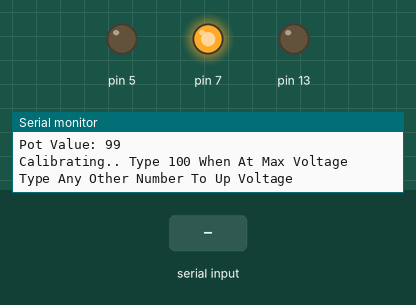
This sketch was run on a simulated Arduino Uno, built with avr-gcc and run on an emulated ATmega328P. Parts: output pins drawn as LEDs (lit = HIGH), the last lines printed to the serial monitor. The inputs (shaded band) are chosen by the test bench. Pins used as bus, display or sensor lines are not drawn.

Above: at 1.2 s.
1.3 s: "90,45\n" received over Serial
At 2.1 s:
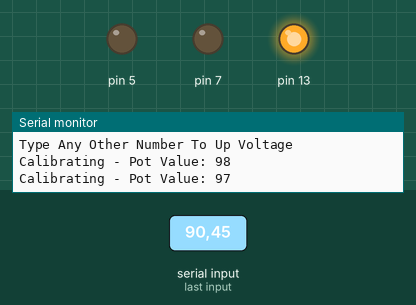
2.8 s: "30,150\n" received over Serial
At 3.3 s:
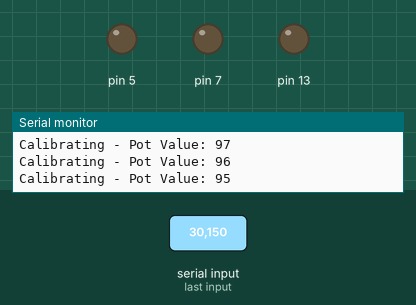
4.3 s: "5\n" received over Serial
At 5.5 s:
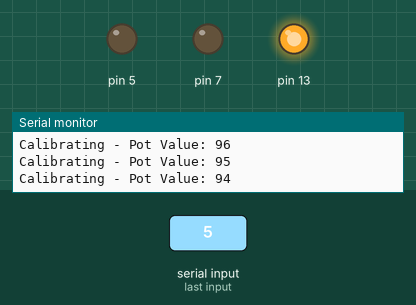
5.8 s: "200\n" received over Serial
At 6.8 s:
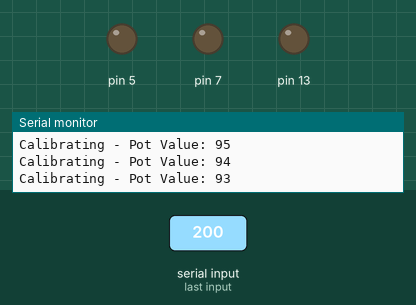
Timing chart, 0 to 8.3 s (numbered marks = the images above; inputs shaded):
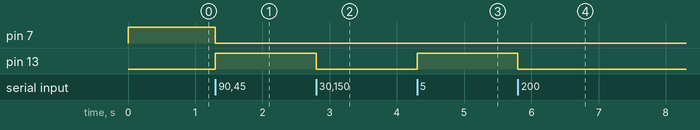

The sketch:

digipot.ino
```cpp
#include "FastX9CXXX.h"
FastX9C103  pot(5,7,6);

void setup() {
  // put your setup code here, to run once:
  Serial.begin(2000000);
  pinMode(13,OUTPUT);
}

bool started = false;
bool calibrated = false;
int maximum = 90;


void loop() {
    // put your main code here, to run repeatedly:

  if (not started)
  {
    Serial.println("Resetting");
    pot.Reset();
    pot.JumpToStep(99);
    Serial.print("Pot Value: ");
    Serial.println(pot.GetStep());
    started = true;
    Serial.println("Calibrating.. Type 100 When At Max Voltage");
    Serial.println("Type Any Other Number To Up Voltage");
  }
  //adjustPot(99);


  while (Serial.available() > 0)
  {

    int dataIn = Serial.parseInt();
    if(dataIn == 0){continue;}
    //Serial.print("Recieved Message: ");
    //Serial.println(dataIn);
    //Do something with the data - like print it

    if(dataIn<95){digitalWrite(13,HIGH);}
    else{digitalWrite(13,LOW);}

    if(!calibrated)
    {
      if (dataIn == 100)
      {
        maximum = pot.GetStep();
        calibrated = true;
        adjustPot(99);
        Serial.print("Calibrated at: ");
        Serial.println(maximum);
      }
      else
      {
        pot.Down();
        Serial.print("Calibrating - Pot Value: ");
        Serial.println(pot.GetStep());
      }
    }
    else
    {
      adjustPotPercent(dataIn);
      //Serial.print("Pot Value: ");
      //Serial.println(pot.GetStep());
    }
  }
}

void adjustPot(int num)
{

   if (num>99){num = 99;}
   if (num<maximum){num = maximum;}
   pot.JumpToStep(num);
}

void adjustPotPercent(int num)
{
  float pot_value = (99-maximum)*(num/100.0) + maximum;
  adjustPot(round(pot_value));
}
```

FastX9CXXX.h
```cpp
///
///  Created for personal use, use it at your own risk and benefit.
///  https://github.com/GitMoDu/FastX9CXXX
///

#ifndef _FASTX9CXXX_h
#define _FASTX9CXXX_h

#include <Arduino.h>

class X9CXXX
{
public:
	static const uint8_t X9_STEPS = 100; //100 Wiper Tap Points

	static const uint32_t X9C102_RESISTANCE = 1000; //X9C102 = 1kOhm
	static const uint32_t X9C103_RESISTANCE = 10000; //X9C103 = 10kOhm
	static const uint32_t X9C503_RESISTANCE = 50000; //X9C503 = 50kOhm
	static const uint32_t X9C104_RESISTANCE = 100000; //X9C104 = 100kOhm
};

template<const uint32_t Resistance>
class FastX9CXXX
{
private:
	//In microseconds.
	const uint32_t NCS_TO_NINC_SETUP = 1;
	const uint32_t NINC_HIGH_TO_UND_CHANGE = 1;
	const uint32_t UND_TO_NINC_SETUP = 3;
	const uint32_t NINC_LOW_PERIOD = 1;
	const uint32_t NINC_HIGH_PERIOD = 1;
	const uint32_t NINC_INACTIVE_TO_NCS_INACTIVE = 1;
	const uint32_t NCS_DESELECT_TIME_STORE = 20000;
	const uint32_t NCS_DESELECT_TIME_NO_STORE = 1;
	const uint32_t NINC_TO_VWRW_CHANGE = 100;
	const uint32_t NINC_CYCLE_TIME = 2;
	const uint32_t POWER_UP_TO_WIPER_STABLE = 500;

private:
	constexpr uint32_t GetResistanceStep()
	{
		return Resistance / X9CXXX::X9_STEPS;
	}

private:
	uint8_t PinCS = UINT8_MAX;
	uint8_t PinUD = UINT8_MAX;
	uint8_t PinINC = UINT8_MAX;

	uint8_t CurrentStep = 0;
	const uint32_t ResistanceStep = GetResistanceStep();

public:
	uint32_t GetEstimatedResistance()
	{
		return CurrentStep * ResistanceStep;
	}

	FastX9CXXX()
	{}

	FastX9CXXX(const uint8_t csPin, const uint8_t udPin, const uint8_t incPin)
	{
		Setup(csPin, udPin, incPin);
	}

	const bool Setup(const uint8_t csPin, const uint8_t udPin, const uint8_t incPin)
	{
		PinCS = csPin;
		PinUD = udPin;
		PinINC = incPin;

		if (PinCS == UINT8_MAX || PinUD == UINT8_MAX || PinINC == UINT8_MAX)
		{
			return false;
		}

		pinMode(PinCS, OUTPUT);
		pinMode(PinUD, OUTPUT);
		pinMode(PinINC, OUTPUT);

		digitalWrite(PinCS, LOW);
		digitalWrite(PinUD, LOW);
		digitalWrite(PinINC, HIGH);

		return true;
	}

	// Resets the pot back to a known state.
	void Reset()
	{
		digitalWrite(PinCS, LOW);
		digitalWrite(PinUD, LOW);
		digitalWrite(PinINC, HIGH);

		for (uint8_t i = 0; i < X9CXXX::X9_STEPS; i++)
		{
			digitalWrite(PinINC, LOW);
			delayMicroseconds(NINC_HIGH_PERIOD);
			digitalWrite(PinINC, HIGH);
			delayMicroseconds(NINC_LOW_PERIOD);
		}
		digitalWrite(PinCS, HIGH);
		digitalWrite(PinUD, HIGH);

		CurrentStep = 0;
	}

	// Input step [0 ; X9_STEPS]
	void JumpToStep(const uint8_t step, const bool store = false)
	{
		if (step > X9CXXX::X9_STEPS - 1)
		{
      Serial.println("invalid step");
			return;//Invalid step.
		}

		while (CurrentStep != step)
		{
			if (CurrentStep > step)
			{
				Down(false);
			}
			else
			{
				Up(false);
			}
		}

		if (store)
		{
			Store();
		}
	}

	// Shifts the pot's wiper one step down.
	void Down(const bool store = false)
	{
		digitalWrite(PinINC, HIGH);
		digitalWrite(PinCS, LOW);
		digitalWrite(PinUD, LOW);

		delayMicroseconds(NINC_HIGH_TO_UND_CHANGE);
		digitalWrite(PinINC, LOW);

		if (store)
		{
			Store();
		}

		if (CurrentStep > 0)
		{
			CurrentStep--;
		}
	}

	// Shifts the pot's wiper one step up.
	void Up(const bool store = false)
	{
		digitalWrite(PinINC, HIGH);
		digitalWrite(PinCS, LOW);
		digitalWrite(PinUD, HIGH);

		delayMicroseconds(NINC_HIGH_TO_UND_CHANGE);
		digitalWrite(PinINC, LOW);

		if (store)
		{
			Store();
		}

		if (CurrentStep < X9CXXX::X9_STEPS)
		{
			CurrentStep++;
		}
	}

	const uint8_t GetStep()
	{
		return CurrentStep;
	}

	void Store()
	{
		digitalWrite(PinINC, HIGH);
		digitalWrite(PinCS, HIGH);
		delayMicroseconds(NCS_DESELECT_TIME_STORE);//This is way too long to wait for storage, better check elapsed outside if needed.
		digitalWrite(PinCS, LOW);
	}
};

class FastX9C102 : public FastX9CXXX<X9CXXX::X9C102_RESISTANCE>
{
public:
	FastX9C102() :
		FastX9CXXX<X9CXXX::X9C102_RESISTANCE>()
	{}
	FastX9C102(const uint8_t csPin, const uint8_t udPin, const uint8_t incPin) :
		FastX9CXXX<X9CXXX::X9C102_RESISTANCE>(csPin, udPin, incPin)
	{}
};

class FastX9C103 : public FastX9CXXX<X9CXXX::X9C103_RESISTANCE>
{
public:
	FastX9C103() :
		FastX9CXXX<X9CXXX::X9C103_RESISTANCE>()
	{}
	FastX9C103(const uint8_t csPin, const uint8_t udPin, const uint8_t incPin) :
		FastX9CXXX<X9CXXX::X9C103_RESISTANCE>(csPin, udPin, incPin)
	{}
};

class FastX9C104 : public FastX9CXXX<X9CXXX::X9C104_RESISTANCE>
{
public:
	FastX9C104() :
		FastX9CXXX<X9CXXX::X9C104_RESISTANCE>()
	{}
	FastX9C104(const uint8_t csPin, const uint8_t udPin, const uint8_t incPin) :
		FastX9CXXX<X9CXXX::X9C104_RESISTANCE>(csPin, udPin, incPin)
	{}
};

class FastX9C503 : public FastX9CXXX<X9CXXX::X9C503_RESISTANCE>
{
public:
	FastX9C503() :
		FastX9CXXX<X9CXXX::X9C503_RESISTANCE>()
	{}
	FastX9C503(const uint8_t csPin, const uint8_t udPin, const uint8_t incPin) :
		FastX9CXXX<X9CXXX::X9C503_RESISTANCE>(csPin, udPin, incPin)
	{}
};
#endif
```

Measured:
- after the input at 1.3 s, pin 7: HIGH → LOW at once; pin 13: LOW → HIGH at once
- after the input at 2.8 s, pin 13: HIGH → LOW at once
- after the input at 4.3 s, pin 13: LOW → HIGH at once
- after the input at 5.8 s, pin 13: HIGH → LOW at once
